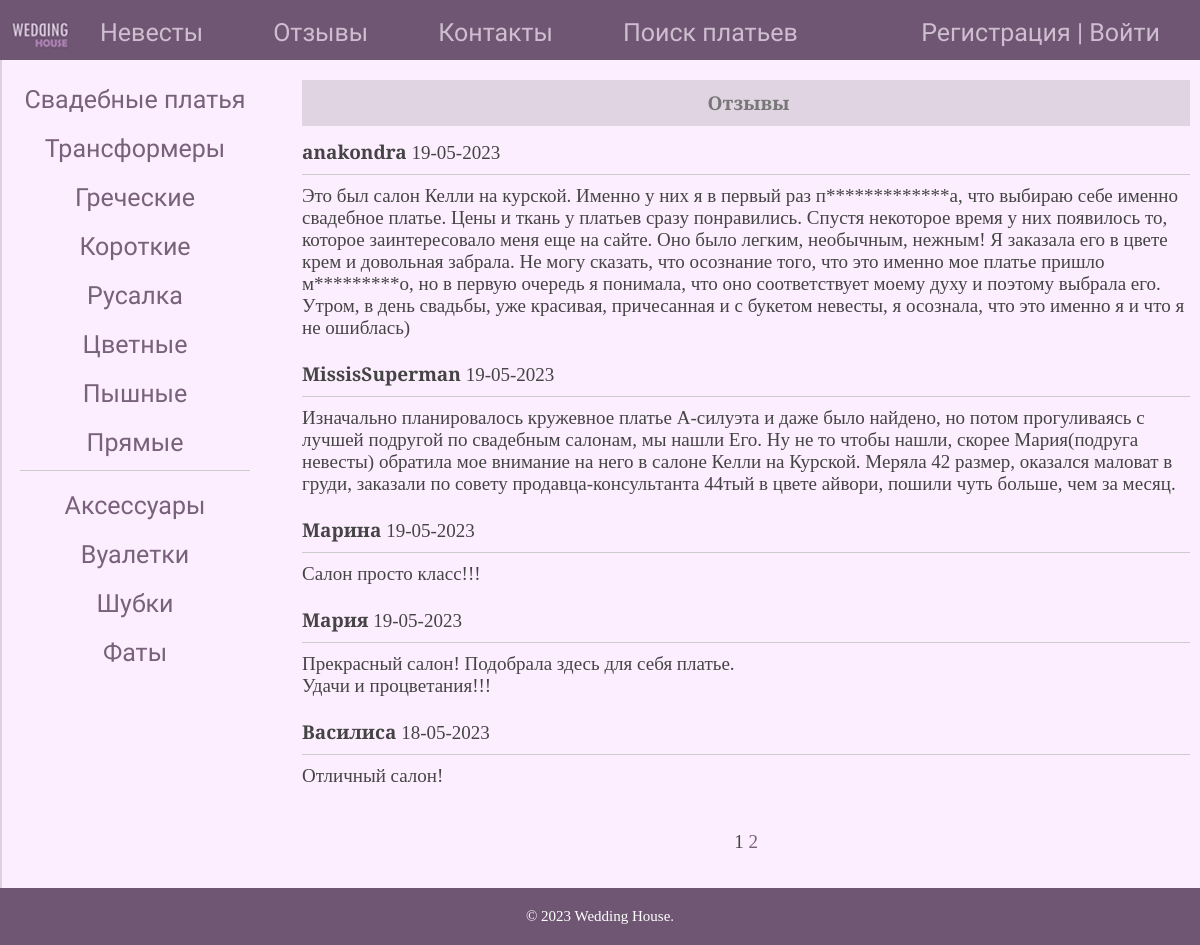
The page /reviews/ on the database as committed earlier.
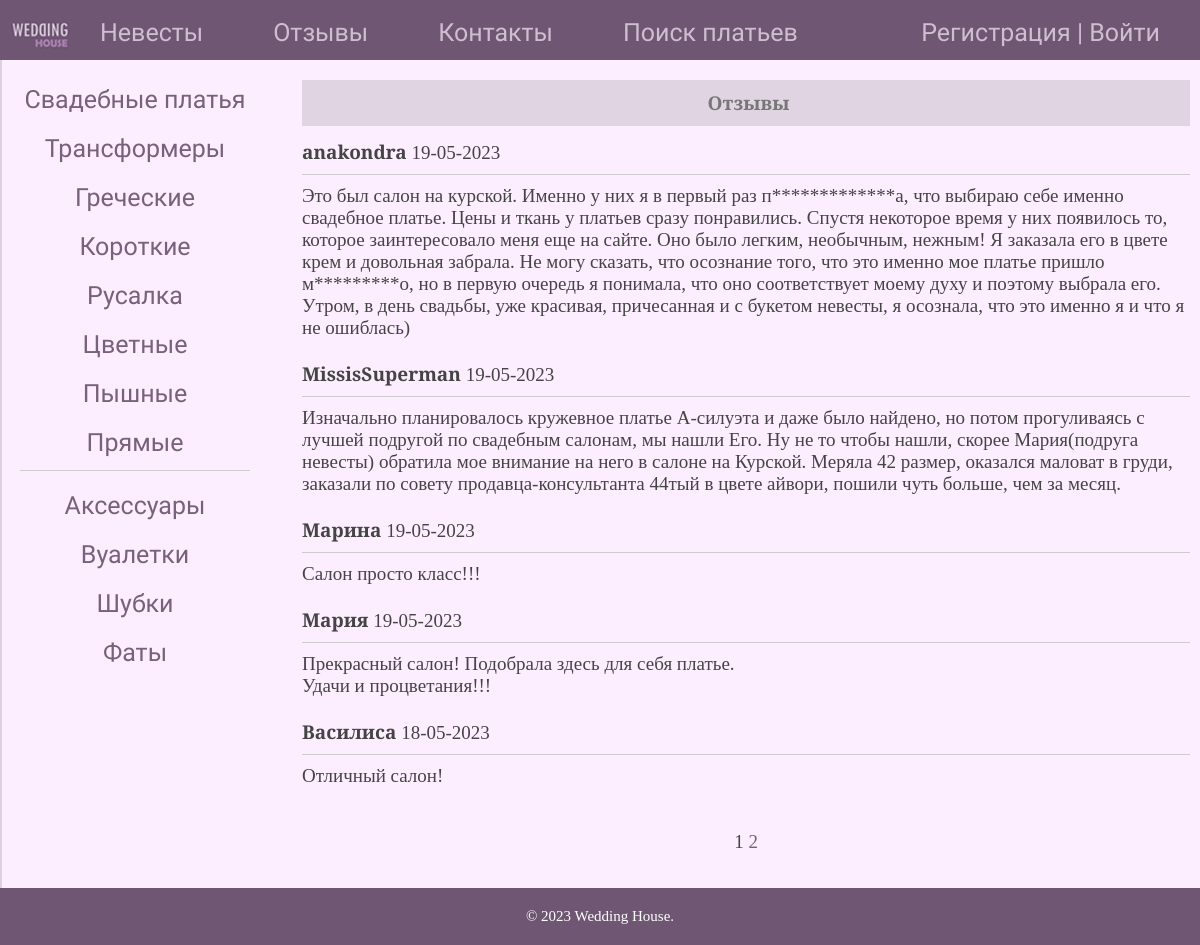
The same page on the database as committed later.
### review/models.py (models this page shows, shortened)
class Review(models.Model):
    name = models.CharField(max_length=100, verbose_name='Имя')
    review = models.TextField(blank=True, verbose_name='Отзыв')
    time_create = models.DateTimeField(auto_now_add=True, verbose_name='Время создания')
    is_published = models.BooleanField(default=True, verbose_name='Публикация')
    add_review = models.ForeignKey('CategoryReview', on_delete=models.PROTECT, verbose_name='Опубликовать')
    class Meta:
        verbose_name = 'Отзыв'
        verbose_name_plural = 'Отзывы'
        ordering = ['-time_create']

### dress/views.py (the view)
# urls.py: path('reviews/', reviews, name='reviews'),
def reviews(request):
    review = Review.objects.all()
    paginator = Paginator(review, 5)
    page_number = request.GET.get('page')
    page_obj = paginator.get_page(page_number)
    if request.method == 'POST':
        form = AddReviewForm(request.POST)
        if form.is_valid():
            form.save()
            return redirect('reviews')
    else:
        form = AddReviewForm()
    context = {'form': form,
               'review': review,
               'menu': menu,
               'title': 'Отзывы',
               'page_obj': page_obj
               }
    return render(request, 'review/reviews.html', context=context)

### accessory/models.py (called while the page is built)
    def get_absolute_url(self):
        return reverse('accessories_category', kwargs={'acat_slug': self.slug})

### dress/models.py (called while the page is built)
    def get_absolute_url(self):
        return reverse('dresses_category', kwargs={'cat_slug': self.slug})

### dress/templatetags/custom_filters.py (called while the page is built)
@register.filter()
def censor(words):
    if str(censored_words):
        for word in censored_words:
            if word in words:
                words = words.replace(word[1:-1], '*' * len(word))
    return words

### dress/templatetags/main_tags.py (called while the page is built)
@register.inclusion_tag('dress/list_dresses_categories.html')
def show_dresses_categories(sort=None, cat_selected=0):
    if not sort:
        return DressCategory.objects.all()
    else:
        dcatg = DressCategory.objects.extra(select={'length': 'Length(name)'}).order_by('-length')
    return {'dcatg': dcatg, 'cat_selected': cat_selected}

@register.inclusion_tag('accessory/list_accessories_categories.html')
def show_accessories_categories(sort=None, acat_selected=0):
    if not sort:
        return AccessoryCategory.objects.all()
    else:
        acatg = AccessoryCategory.objects.extra(select={'length': 'Length(name)'}).order_by('-length')
    return {'acatg': acatg, 'acat_selected': acat_selected}

### review/templates/review/reviews.html (shortened to what this page needs)
{% extends 'dress/default.html' %}
{% load custom_filters %}
{% load main_tags %}
{% block content %}
<h1>{{ title }}</h1>
    {% for p in page_obj.object_list %}
<b>{{ p.name | censor }}</b>
    {{ p.time_create | date:"d-m-Y" }}
<hr style="height:1px;border:none;color:#ccc;background-color:#ccc;">
    {{ p.review | censor | linebreaksbr }}
<br>
<br>
    {% endfor %}
<br>
<div align="center">{% include '../dress/pagination.html' with page=page_obj %}</div>
{% endblock %}

Rows that differ between the two databases and show on the page:
changed Review "anakondra": review|censor "Это был салон Келли на курской. Именно у…" → "Это был салон на курской. Именно у…"
changed Review "MissisSuperman": review|censor "…на него в салоне Келли на Курской. Меряла 42…" → "…на него в салоне на Курской. Меряла 42…"
